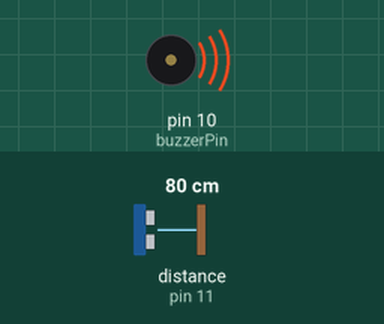
Bench run of a sketch on a simulated Arduino Uno, built with avr-gcc and run on an emulated ATmega328P. Shown: buzzer (waves = sounding, pin HIGH). Wiring (inferred from the names in the program): ultrasonic range finder: trigger pin 12; echo pin 11. The inputs (shaded band) are chosen by the test bench; at power-on: distance to the obstacle (sensor on pin 11) 80 cm. The echo pulse lasts 58.3 µs per cm; pins used as bus, display or sensor lines are not drawn.

Above: at 1.2 s.
1.3 s: distance to the obstacle (sensor on pin 11) set to 99 cm
2.8 s: distance to the obstacle (sensor on pin 11) set to 104 cm
At 3.3 s:
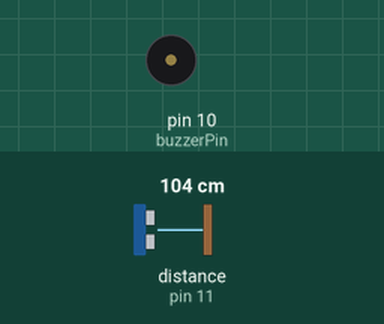
4.3 s: distance to the obstacle (sensor on pin 11) set to 2 cm
At 5.5 s:
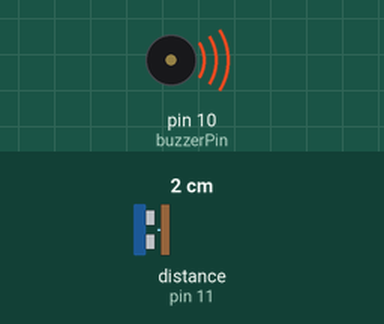
5.8 s: distance to the obstacle (sensor on pin 11) set to 120 cm
At 6.8 s:
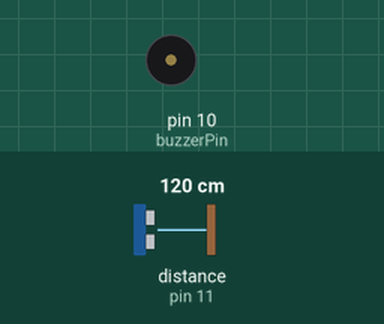
Timing chart, 0 to 8.3 s (numbered marks = the images above; inputs shaded):
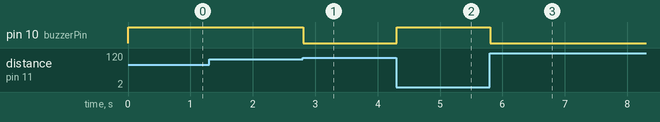

The sketch:

ultrasonic_and_buzzer_for_distance.ino
```cpp
int buzzerPin = 10;
int trig=12;
int echo=11;
long duration;
int distance;

void setup()
{
  pinMode(trig, OUTPUT);
  pinMode(buzzerPin, OUTPUT);
  pinMode(echo, INPUT);
}

void loop()
{
  digitalWrite(trig, LOW);
  delayMicroseconds(2);
  digitalWrite(trig, HIGH);
  delayMicroseconds(10);
  digitalWrite(trig, LOW);
  duration = pulseIn(echo, HIGH);
  distance = (duration*.034) / 2;

  if (distance < 100)
  {
    digitalWrite(buzzerPin, HIGH);
  }
  else
  {
    digitalWrite(buzzerPin, LOW);
  }
}
```

Measured:
- the behaviour switches between 101 and 102 cm on distance to the obstacle (sensor on pin 11) (found by bisection; images 0 and 1)
- after the input at 1.3 s, every drawn part: stays the same
- after the input at 2.8 s, pin 10 (buzzerPin): HIGH → LOW at once
- after the input at 4.3 s, pin 10 (buzzerPin): LOW → HIGH at once
- after the input at 5.8 s, pin 10 (buzzerPin): HIGH → LOW at once
